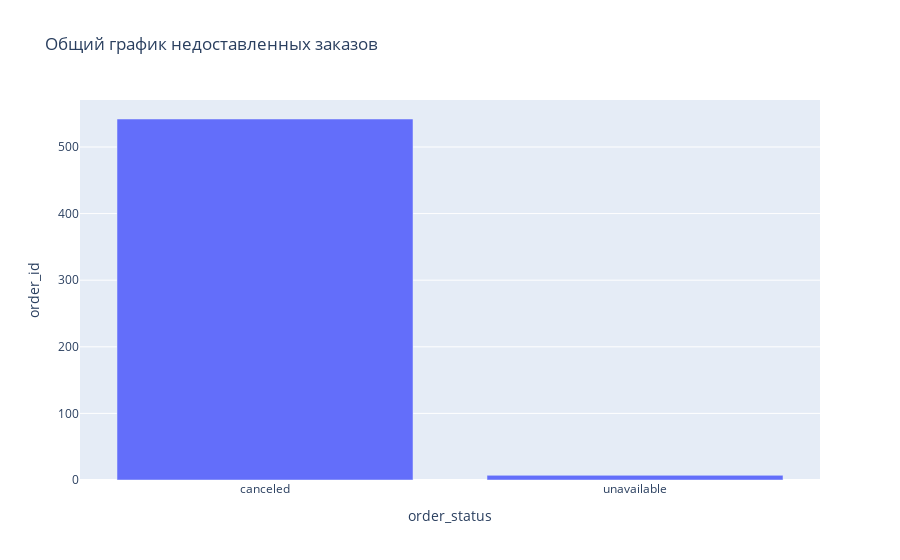

The notebook cell saved with this chart:
### Code cell
fig = px.bar(detailized_status_graphs,
             x='order_status',
             y='order_id',
             title='Общий график недоставленных заказов')
fig.show()

### Figure 1 — Plotly figure (JSON) as saved in the notebook; plotly's stock layout.template omitted (floating-point values rounded to 4 significant figures)
{"data": [{"alignmentgroup": "True", "hovertemplate": "order_status=%{x}<br>order_id=%{y}<extra></extra>", "legendgroup": "", "marker": {"color": "#636efa", "pattern": {"shape": ""}}, "name": "", "offsetgroup": "", "orientation": "v", "showlegend": false, "textposition": "auto", "type": "bar", "x": ["canceled", "unavailable"], "xaxis": "x", "y": [542, 7], "yaxis": "y"}], "layout": {"barmode": "relative", "legend": {"tracegroupgap": 0}, "title": {"text": "Общий график недоставленных заказов"}, "xaxis": {"anchor": "y", "domain": [0, 1], "title": {"text": "order_status"}}, "yaxis": {"anchor": "x", "domain": [0, 1], "title": {"text": "order_id"}}}}
